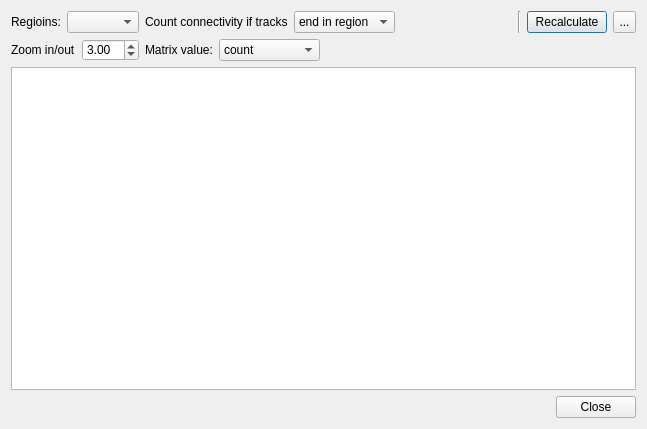
<?xml version="1.0" encoding="UTF-8"?>
<ui version="4.0">
 <class>connectivity_matrix_dialog</class>
 <widget class="QDialog" name="connectivity_matrix_dialog">
  <property name="geometry">
   <rect>
    <x>0</x>
    <y>0</y>
    <width>647</width>
    <height>429</height>
   </rect>
  </property>
  <property name="windowTitle">
   <string>Dialog</string>
  </property>
  <layout class="QVBoxLayout" name="verticalLayout">
   <item>
    <layout class="QHBoxLayout" name="horizontalLayout">
     <property name="spacing">
      <number>6</number>
     </property>
     <item>
      <widget class="QLabel" name="label_2">
       <property name="text">
        <string>Regioins:</string>
       </property>
      </widget>
     </item>
     <item>
      <widget class="QComboBox" name="region_list">
       <property name="maximumSize">
        <size>
         <width>16777215</width>
         <height>22</height>
        </size>
       </property>
      </widget>
     </item>
     <item>
      <widget class="QLabel" name="label_3">
       <property name="text">
        <string>Count connectivity if tracks</string>
       </property>
      </widget>
     </item>
     <item>
      <widget class="QComboBox" name="end_only">
       <property name="currentIndex">
        <number>1</number>
       </property>
       <item>
        <property name="text">
         <string>pass region</string>
        </property>
       </item>
       <item>
        <property name="text">
         <string>end in region</string>
        </property>
       </item>
      </widget>
     </item>
     <item>
      <spacer name="horizontalSpacer">
       <property name="orientation">
        <enum>Qt::Horizontal</enum>
       </property>
       <property name="sizeHint" stdset="0">
        <size>
         <width>40</width>
         <height>20</height>
        </size>
       </property>
      </spacer>
     </item>
     <item>
      <widget class="Line" name="line">
       <property name="orientation">
        <enum>Qt::Vertical</enum>
       </property>
      </widget>
     </item>
     <item>
      <widget class="QPushButton" name="recalculate">
       <property name="maximumSize">
        <size>
         <width>16777215</width>
         <height>16777215</height>
        </size>
       </property>
       <property name="text">
        <string>Recalculate</string>
       </property>
      </widget>
     </item>
     <item>
      <widget class="QToolButton" name="save_as">
       <property name="minimumSize">
        <size>
         <width>23</width>
         <height>22</height>
        </size>
       </property>
       <property name="maximumSize">
        <size>
         <width>23</width>
         <height>22</height>
        </size>
       </property>
       <property name="text">
        <string>...</string>
       </property>
       <property name="icon">
        <iconset resource="../icons.qrc">
         <normaloff>:/icons/icons/save.xpm</normaloff>:/icons/icons/save.xpm</iconset>
       </property>
      </widget>
     </item>
    </layout>
   </item>
   <item>
    <layout class="QHBoxLayout" name="horizontalLayout_2">
     <item>
      <widget class="QLabel" name="label">
       <property name="text">
        <string>Zoom in/out</string>
       </property>
      </widget>
     </item>
     <item>
      <widget class="QDoubleSpinBox" name="zoom">
       <property name="maximumSize">
        <size>
         <width>16777215</width>
         <height>22</height>
        </size>
       </property>
       <property name="minimum">
        <double>0.100000000000000</double>
       </property>
       <property name="maximum">
        <double>50.000000000000000</double>
       </property>
       <property name="singleStep">
        <double>1.000000000000000</double>
       </property>
       <property name="value">
        <double>3.000000000000000</double>
       </property>
      </widget>
     </item>
     <item>
      <widget class="QLabel" name="label_4">
       <property name="text">
        <string>Matrix value:</string>
       </property>
      </widget>
     </item>
     <item>
      <widget class="QComboBox" name="matrix_value">
       <property name="sizeAdjustPolicy">
        <enum>QComboBox::AdjustToContents</enum>
       </property>
       <item>
        <property name="text">
         <string>count</string>
        </property>
       </item>
       <item>
        <property name="text">
         <string>ncount</string>
        </property>
       </item>
       <item>
        <property name="text">
         <string>mean_length</string>
        </property>
       </item>
      </widget>
     </item>
     <item>
      <spacer name="horizontalSpacer_2">
       <property name="orientation">
        <enum>Qt::Horizontal</enum>
       </property>
       <property name="sizeHint" stdset="0">
        <size>
         <width>40</width>
         <height>20</height>
        </size>
       </property>
      </spacer>
     </item>
    </layout>
   </item>
   <item>
    <widget class="QGraphicsView" name="graphicsView"/>
   </item>
   <item>
    <widget class="QDialogButtonBox" name="buttonBox">
     <property name="orientation">
      <enum>Qt::Horizontal</enum>
     </property>
     <property name="standardButtons">
      <set>QDialogButtonBox::Close</set>
     </property>
    </widget>
   </item>
  </layout>
 </widget>
 <resources>
  <include location="../icons.qrc"/>
 </resources>
 <connections>
  <connection>
   <sender>buttonBox</sender>
   <signal>accepted()</signal>
   <receiver>connectivity_matrix_dialog</receiver>
   <slot>accept()</slot>
   <hints>
    <hint type="sourcelabel">
     <x>248</x>
     <y>254</y>
    </hint>
    <hint type="destinationlabel">
     <x>157</x>
     <y>274</y>
    </hint>
   </hints>
  </connection>
  <connection>
   <sender>buttonBox</sender>
   <signal>rejected()</signal>
   <receiver>connectivity_matrix_dialog</receiver>
   <slot>reject()</slot>
   <hints>
    <hint type="sourcelabel">
     <x>316</x>
     <y>260</y>
    </hint>
    <hint type="destinationlabel">
     <x>286</x>
     <y>274</y>
    </hint>
   </hints>
  </connection>
 </connections>
</ui>
